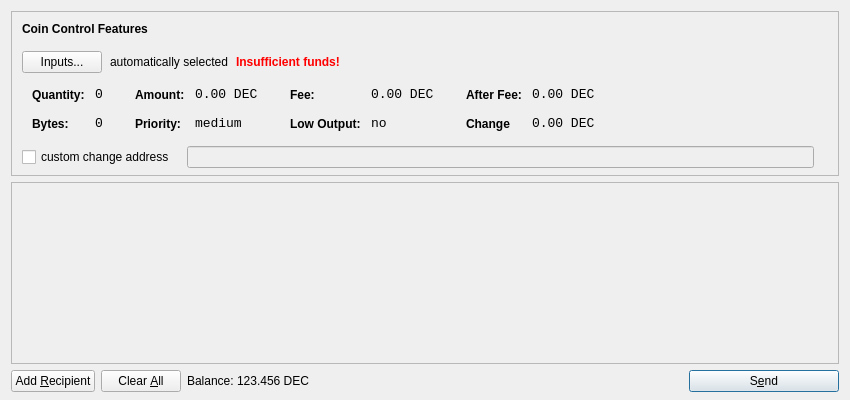
<?xml version="1.0" encoding="UTF-8"?>
<ui version="4.0">
 <class>SendCoinsDialog</class>
 <widget class="QDialog" name="SendCoinsDialog">
  <property name="geometry">
   <rect>
    <x>0</x>
    <y>0</y>
    <width>850</width>
    <height>400</height>
   </rect>
  </property>
  <property name="windowTitle">
   <string>Send Coins</string>
  </property>
  <layout class="QVBoxLayout" name="verticalLayout" stretch="0,1,0">
   <property name="bottomMargin">
    <number>8</number>
   </property>
   <item>
    <widget class="QFrame" name="frameCoinControl">
     <property name="sizePolicy">
      <sizepolicy hsizetype="Expanding" vsizetype="Expanding">
       <horstretch>0</horstretch>
       <verstretch>0</verstretch>
      </sizepolicy>
     </property>
     <property name="maximumSize">
      <size>
       <width>16777215</width>
       <height>16777215</height>
      </size>
     </property>
     <property name="frameShape">
      <enum>QFrame::StyledPanel</enum>
     </property>
     <property name="frameShadow">
      <enum>QFrame::Sunken</enum>
     </property>
     <layout class="QVBoxLayout" name="verticalLayoutCoinControl2">
      <property name="spacing">
       <number>-1</number>
      </property>
      <property name="leftMargin">
       <number>0</number>
      </property>
      <property name="topMargin">
       <number>0</number>
      </property>
      <property name="rightMargin">
       <number>0</number>
      </property>
      <property name="bottomMargin">
       <number>6</number>
      </property>
      <item>
       <layout class="QVBoxLayout" name="verticalLayoutCoinControl" stretch="0,0,0,0,1">
        <property name="spacing">
         <number>0</number>
        </property>
        <property name="leftMargin">
         <number>10</number>
        </property>
        <property name="topMargin">
         <number>10</number>
        </property>
        <item>
         <layout class="QHBoxLayout" name="horizontalLayoutCoinControl1">
          <property name="bottomMargin">
           <number>15</number>
          </property>
          <item>
           <widget class="QLabel" name="labelCoinControlFeatures">
            <property name="sizePolicy">
             <sizepolicy hsizetype="Preferred" vsizetype="Maximum">
              <horstretch>0</horstretch>
              <verstretch>0</verstretch>
             </sizepolicy>
            </property>
            <property name="font">
             <font>
              <weight>75</weight>
              <bold>true</bold>
             </font>
            </property>
            <property name="styleSheet">
             <string notr="true">font-weight:bold;</string>
            </property>
            <property name="text">
             <string>Coin Control Features</string>
            </property>
           </widget>
          </item>
         </layout>
        </item>
        <item>
         <layout class="QHBoxLayout" name="horizontalLayoutCoinControl2" stretch="0,0,0,0">
          <property name="spacing">
           <number>8</number>
          </property>
          <property name="bottomMargin">
           <number>10</number>
          </property>
          <item>
           <widget class="QPushButton" name="pushButtonCoinControl">
            <property name="styleSheet">
             <string notr="true"/>
            </property>
            <property name="text">
             <string>Inputs...</string>
            </property>
           </widget>
          </item>
          <item>
           <widget class="QLabel" name="labelCoinControlAutomaticallySelected">
            <property name="text">
             <string>automatically selected</string>
            </property>
            <property name="margin">
             <number>5</number>
            </property>
           </widget>
          </item>
          <item>
           <widget class="QLabel" name="labelCoinControlInsuffFunds">
            <property name="font">
             <font>
              <weight>75</weight>
              <bold>true</bold>
             </font>
            </property>
            <property name="styleSheet">
             <string notr="true">color:red;font-weight:bold;</string>
            </property>
            <property name="text">
             <string>Insufficient funds!</string>
            </property>
            <property name="margin">
             <number>5</number>
            </property>
           </widget>
          </item>
          <item>
           <spacer name="horizontalSpacerCoinControl">
            <property name="orientation">
             <enum>Qt::Horizontal</enum>
            </property>
            <property name="sizeHint" stdset="0">
             <size>
              <width>40</width>
              <height>1</height>
             </size>
            </property>
           </spacer>
          </item>
         </layout>
        </item>
        <item>
         <widget class="QWidget" name="widgetCoinControl" native="true">
          <property name="sizePolicy">
           <sizepolicy hsizetype="Preferred" vsizetype="Preferred">
            <horstretch>0</horstretch>
            <verstretch>0</verstretch>
           </sizepolicy>
          </property>
          <property name="minimumSize">
           <size>
            <width>0</width>
            <height>0</height>
           </size>
          </property>
          <property name="styleSheet">
           <string notr="true"/>
          </property>
          <layout class="QHBoxLayout" name="horizontalLayoutCoinControl5">
           <property name="margin">
            <number>0</number>
           </property>
           <item>
            <layout class="QHBoxLayout" name="horizontalLayoutCoinControl3" stretch="0,0,0,1">
             <property name="spacing">
              <number>20</number>
             </property>
             <property name="topMargin">
              <number>0</number>
             </property>
             <property name="bottomMargin">
              <number>10</number>
             </property>
             <item>
              <layout class="QFormLayout" name="formLayoutCoinControl1">
               <property name="horizontalSpacing">
                <number>10</number>
               </property>
               <property name="verticalSpacing">
                <number>14</number>
               </property>
               <property name="leftMargin">
                <number>10</number>
               </property>
               <property name="topMargin">
                <number>4</number>
               </property>
               <property name="rightMargin">
                <number>6</number>
               </property>
               <item row="0" column="0">
                <widget class="QLabel" name="labelCoinControlQuantityText">
                 <property name="styleSheet">
                  <string notr="true">font-weight:bold;</string>
                 </property>
                 <property name="text">
                  <string>Quantity:</string>
                 </property>
                 <property name="margin">
                  <number>0</number>
                 </property>
                </widget>
               </item>
               <item row="0" column="1">
                <widget class="QLabel" name="labelCoinControlQuantity">
                 <property name="font">
                  <font>
                   <family>Monospace</family>
                   <pointsize>10</pointsize>
                  </font>
                 </property>
                 <property name="cursor">
                  <cursorShape>IBeamCursor</cursorShape>
                 </property>
                 <property name="contextMenuPolicy">
                  <enum>Qt::ActionsContextMenu</enum>
                 </property>
                 <property name="text">
                  <string>0</string>
                 </property>
                 <property name="margin">
                  <number>0</number>
                 </property>
                 <property name="textInteractionFlags">
                  <set>Qt::LinksAccessibleByMouse|Qt::TextSelectableByKeyboard|Qt::TextSelectableByMouse</set>
                 </property>
                </widget>
               </item>
               <item row="1" column="0">
                <widget class="QLabel" name="labelCoinControlBytesText">
                 <property name="styleSheet">
                  <string notr="true">font-weight:bold;</string>
                 </property>
                 <property name="text">
                  <string>Bytes:</string>
                 </property>
                </widget>
               </item>
               <item row="1" column="1">
                <widget class="QLabel" name="labelCoinControlBytes">
                 <property name="font">
                  <font>
                   <family>Monospace</family>
                   <pointsize>10</pointsize>
                  </font>
                 </property>
                 <property name="cursor">
                  <cursorShape>IBeamCursor</cursorShape>
                 </property>
                 <property name="contextMenuPolicy">
                  <enum>Qt::ActionsContextMenu</enum>
                 </property>
                 <property name="text">
                  <string>0</string>
                 </property>
                 <property name="textInteractionFlags">
                  <set>Qt::LinksAccessibleByMouse|Qt::TextSelectableByKeyboard|Qt::TextSelectableByMouse</set>
                 </property>
                </widget>
               </item>
              </layout>
             </item>
             <item>
              <layout class="QFormLayout" name="formLayoutCoinControl2">
               <property name="horizontalSpacing">
                <number>10</number>
               </property>
               <property name="verticalSpacing">
                <number>14</number>
               </property>
               <property name="leftMargin">
                <number>6</number>
               </property>
               <property name="topMargin">
                <number>4</number>
               </property>
               <property name="rightMargin">
                <number>6</number>
               </property>
               <item row="0" column="0">
                <widget class="QLabel" name="labelCoinControlAmountText">
                 <property name="styleSheet">
                  <string notr="true">font-weight:bold;</string>
                 </property>
                 <property name="text">
                  <string>Amount:</string>
                 </property>
                 <property name="margin">
                  <number>0</number>
                 </property>
                </widget>
               </item>
               <item row="0" column="1">
                <widget class="QLabel" name="labelCoinControlAmount">
                 <property name="font">
                  <font>
                   <family>Monospace</family>
                   <pointsize>10</pointsize>
                  </font>
                 </property>
                 <property name="cursor">
                  <cursorShape>IBeamCursor</cursorShape>
                 </property>
                 <property name="contextMenuPolicy">
                  <enum>Qt::ActionsContextMenu</enum>
                 </property>
                 <property name="text">
                  <string>0.00 DEC</string>
                 </property>
                 <property name="textInteractionFlags">
                  <set>Qt::LinksAccessibleByMouse|Qt::TextSelectableByKeyboard|Qt::TextSelectableByMouse</set>
                 </property>
                </widget>
               </item>
               <item row="1" column="0">
                <widget class="QLabel" name="labelCoinControlPriorityText">
                 <property name="styleSheet">
                  <string notr="true">font-weight:bold;</string>
                 </property>
                 <property name="text">
                  <string>Priority:</string>
                 </property>
                </widget>
               </item>
               <item row="1" column="1">
                <widget class="QLabel" name="labelCoinControlPriority">
                 <property name="font">
                  <font>
                   <family>Monospace</family>
                   <pointsize>10</pointsize>
                  </font>
                 </property>
                 <property name="cursor">
                  <cursorShape>IBeamCursor</cursorShape>
                 </property>
                 <property name="contextMenuPolicy">
                  <enum>Qt::ActionsContextMenu</enum>
                 </property>
                 <property name="text">
                  <string>medium</string>
                 </property>
                 <property name="textInteractionFlags">
                  <set>Qt::LinksAccessibleByMouse|Qt::TextSelectableByKeyboard|Qt::TextSelectableByMouse</set>
                 </property>
                </widget>
               </item>
              </layout>
             </item>
             <item>
              <layout class="QFormLayout" name="formLayoutCoinControl3">
               <property name="horizontalSpacing">
                <number>10</number>
               </property>
               <property name="verticalSpacing">
                <number>14</number>
               </property>
               <property name="leftMargin">
                <number>6</number>
               </property>
               <property name="topMargin">
                <number>4</number>
               </property>
               <property name="rightMargin">
                <number>6</number>
               </property>
               <item row="0" column="0">
                <widget class="QLabel" name="labelCoinControlFeeText">
                 <property name="styleSheet">
                  <string notr="true">font-weight:bold;</string>
                 </property>
                 <property name="text">
                  <string>Fee:</string>
                 </property>
                 <property name="margin">
                  <number>0</number>
                 </property>
                </widget>
               </item>
               <item row="0" column="1">
                <widget class="QLabel" name="labelCoinControlFee">
                 <property name="font">
                  <font>
                   <family>Monospace</family>
                   <pointsize>10</pointsize>
                  </font>
                 </property>
                 <property name="cursor">
                  <cursorShape>IBeamCursor</cursorShape>
                 </property>
                 <property name="contextMenuPolicy">
                  <enum>Qt::ActionsContextMenu</enum>
                 </property>
                 <property name="text">
                  <string>0.00 DEC</string>
                 </property>
                 <property name="textInteractionFlags">
                  <set>Qt::LinksAccessibleByMouse|Qt::TextSelectableByKeyboard|Qt::TextSelectableByMouse</set>
                 </property>
                </widget>
               </item>
               <item row="1" column="0">
                <widget class="QLabel" name="labelCoinControlLowOutputText">
                 <property name="styleSheet">
                  <string notr="true">font-weight:bold;</string>
                 </property>
                 <property name="text">
                  <string>Low Output:</string>
                 </property>
                </widget>
               </item>
               <item row="1" column="1">
                <widget class="QLabel" name="labelCoinControlLowOutput">
                 <property name="font">
                  <font>
                   <family>Monospace</family>
                   <pointsize>10</pointsize>
                  </font>
                 </property>
                 <property name="cursor">
                  <cursorShape>IBeamCursor</cursorShape>
                 </property>
                 <property name="contextMenuPolicy">
                  <enum>Qt::ActionsContextMenu</enum>
                 </property>
                 <property name="text">
                  <string>no</string>
                 </property>
                 <property name="textInteractionFlags">
                  <set>Qt::LinksAccessibleByMouse|Qt::TextSelectableByKeyboard|Qt::TextSelectableByMouse</set>
                 </property>
                </widget>
               </item>
              </layout>
             </item>
             <item>
              <layout class="QFormLayout" name="formLayoutCoinControl4">
               <property name="horizontalSpacing">
                <number>10</number>
               </property>
               <property name="verticalSpacing">
                <number>14</number>
               </property>
               <property name="leftMargin">
                <number>6</number>
               </property>
               <property name="topMargin">
                <number>4</number>
               </property>
               <property name="rightMargin">
                <number>6</number>
               </property>
               <item row="0" column="0">
                <widget class="QLabel" name="labelCoinControlAfterFeeText">
                 <property name="styleSheet">
                  <string notr="true">font-weight:bold;</string>
                 </property>
                 <property name="text">
                  <string>After Fee:</string>
                 </property>
                 <property name="margin">
                  <number>0</number>
                 </property>
                </widget>
               </item>
               <item row="0" column="1">
                <widget class="QLabel" name="labelCoinControlAfterFee">
                 <property name="font">
                  <font>
                   <family>Monospace</family>
                   <pointsize>10</pointsize>
                  </font>
                 </property>
                 <property name="cursor">
                  <cursorShape>IBeamCursor</cursorShape>
                 </property>
                 <property name="contextMenuPolicy">
                  <enum>Qt::ActionsContextMenu</enum>
                 </property>
                 <property name="text">
                  <string>0.00 DEC</string>
                 </property>
                 <property name="textInteractionFlags">
                  <set>Qt::LinksAccessibleByMouse|Qt::TextSelectableByKeyboard|Qt::TextSelectableByMouse</set>
                 </property>
                </widget>
               </item>
               <item row="1" column="0">
                <widget class="QLabel" name="labelCoinControlChangeText">
                 <property name="styleSheet">
                  <string notr="true">font-weight:bold;</string>
                 </property>
                 <property name="text">
                  <string>Change</string>
                 </property>
                </widget>
               </item>
               <item row="1" column="1">
                <widget class="QLabel" name="labelCoinControlChange">
                 <property name="font">
                  <font>
                   <family>Monospace</family>
                   <pointsize>10</pointsize>
                  </font>
                 </property>
                 <property name="cursor">
                  <cursorShape>IBeamCursor</cursorShape>
                 </property>
                 <property name="contextMenuPolicy">
                  <enum>Qt::ActionsContextMenu</enum>
                 </property>
                 <property name="text">
                  <string>0.00 DEC</string>
                 </property>
                 <property name="textInteractionFlags">
                  <set>Qt::LinksAccessibleByMouse|Qt::TextSelectableByKeyboard|Qt::TextSelectableByMouse</set>
                 </property>
                </widget>
               </item>
              </layout>
             </item>
            </layout>
           </item>
          </layout>
         </widget>
        </item>
        <item>
         <layout class="QHBoxLayout" name="horizontalLayoutCoinControl4" stretch="0,0,0">
          <property name="spacing">
           <number>12</number>
          </property>
          <property name="sizeConstraint">
           <enum>QLayout::SetDefaultConstraint</enum>
          </property>
          <property name="topMargin">
           <number>5</number>
          </property>
          <property name="rightMargin">
           <number>5</number>
          </property>
          <item>
           <widget class="QCheckBox" name="checkBoxCoinControlChange">
            <property name="text">
             <string>custom change address</string>
            </property>
           </widget>
          </item>
          <item>
           <widget class="QLineEdit" name="lineEditCoinControlChange">
            <property name="enabled">
             <bool>false</bool>
            </property>
            <property name="sizePolicy">
             <sizepolicy hsizetype="Expanding" vsizetype="Fixed">
              <horstretch>0</horstretch>
              <verstretch>0</verstretch>
             </sizepolicy>
            </property>
           </widget>
          </item>
          <item>
           <widget class="QLabel" name="labelCoinControlChangeLabel">
            <property name="sizePolicy">
             <sizepolicy hsizetype="Preferred" vsizetype="Expanding">
              <horstretch>0</horstretch>
              <verstretch>0</verstretch>
             </sizepolicy>
            </property>
            <property name="minimumSize">
             <size>
              <width>0</width>
              <height>0</height>
             </size>
            </property>
            <property name="text">
             <string/>
            </property>
            <property name="margin">
             <number>3</number>
            </property>
           </widget>
          </item>
         </layout>
        </item>
        <item>
         <spacer name="verticalSpacerCoinControl">
          <property name="orientation">
           <enum>Qt::Vertical</enum>
          </property>
          <property name="sizeHint" stdset="0">
           <size>
            <width>800</width>
            <height>1</height>
           </size>
          </property>
         </spacer>
        </item>
       </layout>
      </item>
     </layout>
    </widget>
   </item>
   <item>
    <widget class="QScrollArea" name="scrollArea">
     <property name="widgetResizable">
      <bool>true</bool>
     </property>
     <widget class="QWidget" name="scrollAreaWidgetContents">
      <property name="geometry">
       <rect>
        <x>0</x>
        <y>0</y>
        <width>830</width>
        <height>165</height>
       </rect>
      </property>
      <layout class="QVBoxLayout" name="verticalLayout_2">
       <property name="margin">
        <number>0</number>
       </property>
       <item>
        <layout class="QVBoxLayout" name="entries">
         <property name="spacing">
          <number>6</number>
         </property>
        </layout>
       </item>
       <item>
        <spacer name="verticalSpacer">
         <property name="orientation">
          <enum>Qt::Vertical</enum>
         </property>
         <property name="sizeHint" stdset="0">
          <size>
           <width>20</width>
           <height>40</height>
          </size>
         </property>
        </spacer>
       </item>
      </layout>
     </widget>
    </widget>
   </item>
   <item>
    <layout class="QHBoxLayout" name="horizontalLayout">
     <item>
      <widget class="QPushButton" name="addButton">
       <property name="toolTip">
        <string>Send to multiple recipients at once</string>
       </property>
       <property name="text">
        <string>Add &amp;Recipient</string>
       </property>
       <property name="icon">
        <iconset resource="../bitcoin.qrc">
         <normaloff>:/icons/add</normaloff>:/icons/add</iconset>
       </property>
       <property name="autoDefault">
        <bool>false</bool>
       </property>
      </widget>
     </item>
     <item>
      <widget class="QPushButton" name="clearButton">
       <property name="sizePolicy">
        <sizepolicy hsizetype="Minimum" vsizetype="Fixed">
         <horstretch>0</horstretch>
         <verstretch>0</verstretch>
        </sizepolicy>
       </property>
       <property name="toolTip">
        <string>Remove all transaction fields</string>
       </property>
       <property name="text">
        <string>Clear &amp;All</string>
       </property>
       <property name="icon">
        <iconset resource="../bitcoin.qrc">
         <normaloff>:/icons/remove</normaloff>:/icons/remove</iconset>
       </property>
       <property name="autoRepeatDelay">
        <number>300</number>
       </property>
       <property name="autoDefault">
        <bool>false</bool>
       </property>
      </widget>
     </item>
     <item>
      <layout class="QHBoxLayout" name="horizontalLayout_2">
       <property name="spacing">
        <number>3</number>
       </property>
       <item>
        <widget class="QLabel" name="label">
         <property name="sizePolicy">
          <sizepolicy hsizetype="Preferred" vsizetype="Fixed">
           <horstretch>0</horstretch>
           <verstretch>0</verstretch>
          </sizepolicy>
         </property>
         <property name="text">
          <string>Balance:</string>
         </property>
        </widget>
       </item>
       <item>
        <widget class="QLabel" name="labelBalance">
         <property name="sizePolicy">
          <sizepolicy hsizetype="Preferred" vsizetype="Fixed">
           <horstretch>0</horstretch>
           <verstretch>0</verstretch>
          </sizepolicy>
         </property>
         <property name="cursor">
          <cursorShape>IBeamCursor</cursorShape>
         </property>
         <property name="text">
          <string>123.456 DEC</string>
         </property>
         <property name="textInteractionFlags">
          <set>Qt::LinksAccessibleByMouse|Qt::TextSelectableByKeyboard|Qt::TextSelectableByMouse</set>
         </property>
        </widget>
       </item>
      </layout>
     </item>
     <item>
      <spacer name="horizontalSpacer">
       <property name="orientation">
        <enum>Qt::Horizontal</enum>
       </property>
       <property name="sizeHint" stdset="0">
        <size>
         <width>40</width>
         <height>20</height>
        </size>
       </property>
      </spacer>
     </item>
     <item>
      <widget class="QPushButton" name="sendButton">
       <property name="minimumSize">
        <size>
         <width>150</width>
         <height>0</height>
        </size>
       </property>
       <property name="toolTip">
        <string>Confirm the send action</string>
       </property>
       <property name="text">
        <string>S&amp;end</string>
       </property>
       <property name="icon">
        <iconset resource="../bitcoin.qrc">
         <normaloff>:/icons/send</normaloff>:/icons/send</iconset>
       </property>
       <property name="default">
        <bool>true</bool>
       </property>
      </widget>
     </item>
    </layout>
   </item>
  </layout>
 </widget>
 <resources>
  <include location="../bitcoin.qrc"/>
 </resources>
 <connections/>
</ui>
